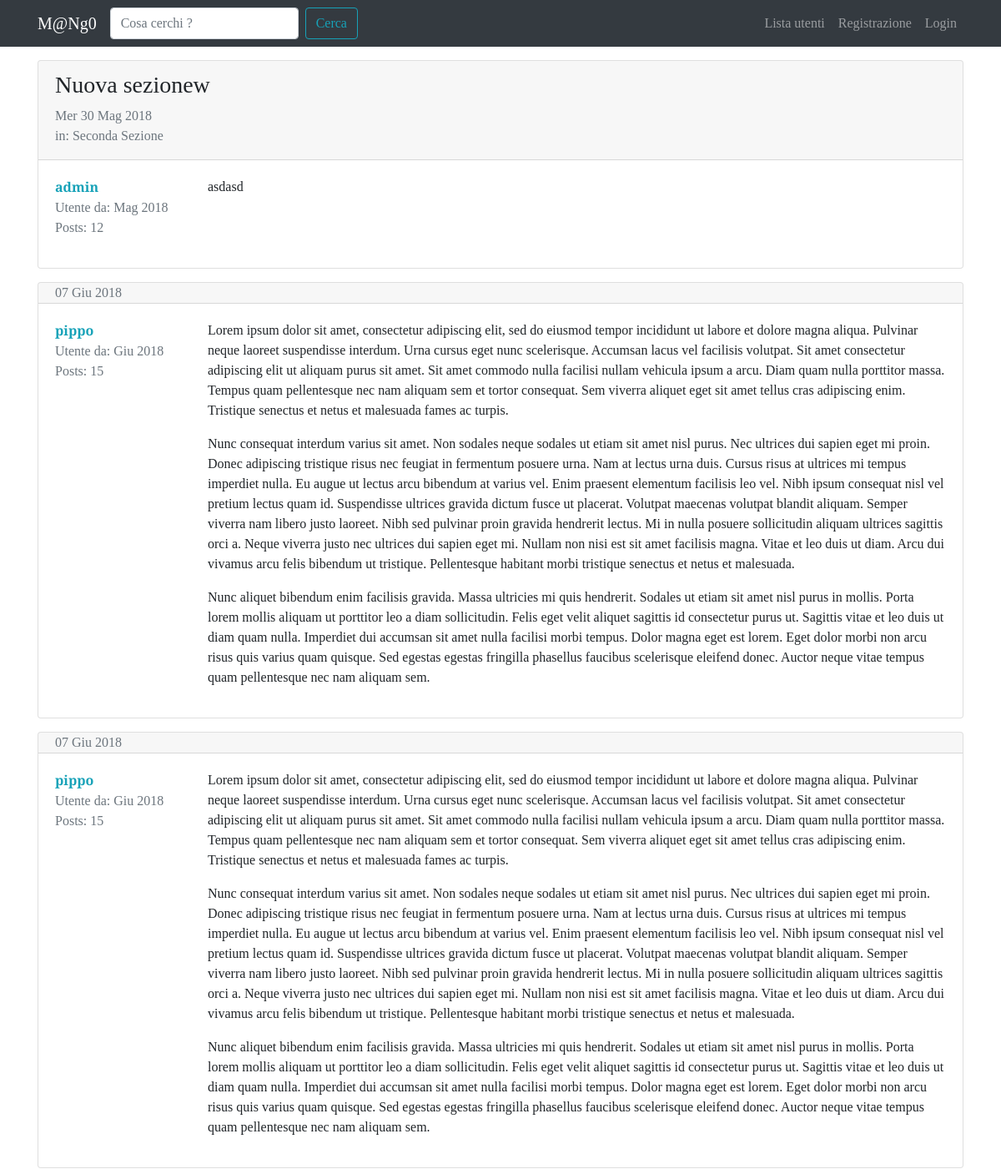
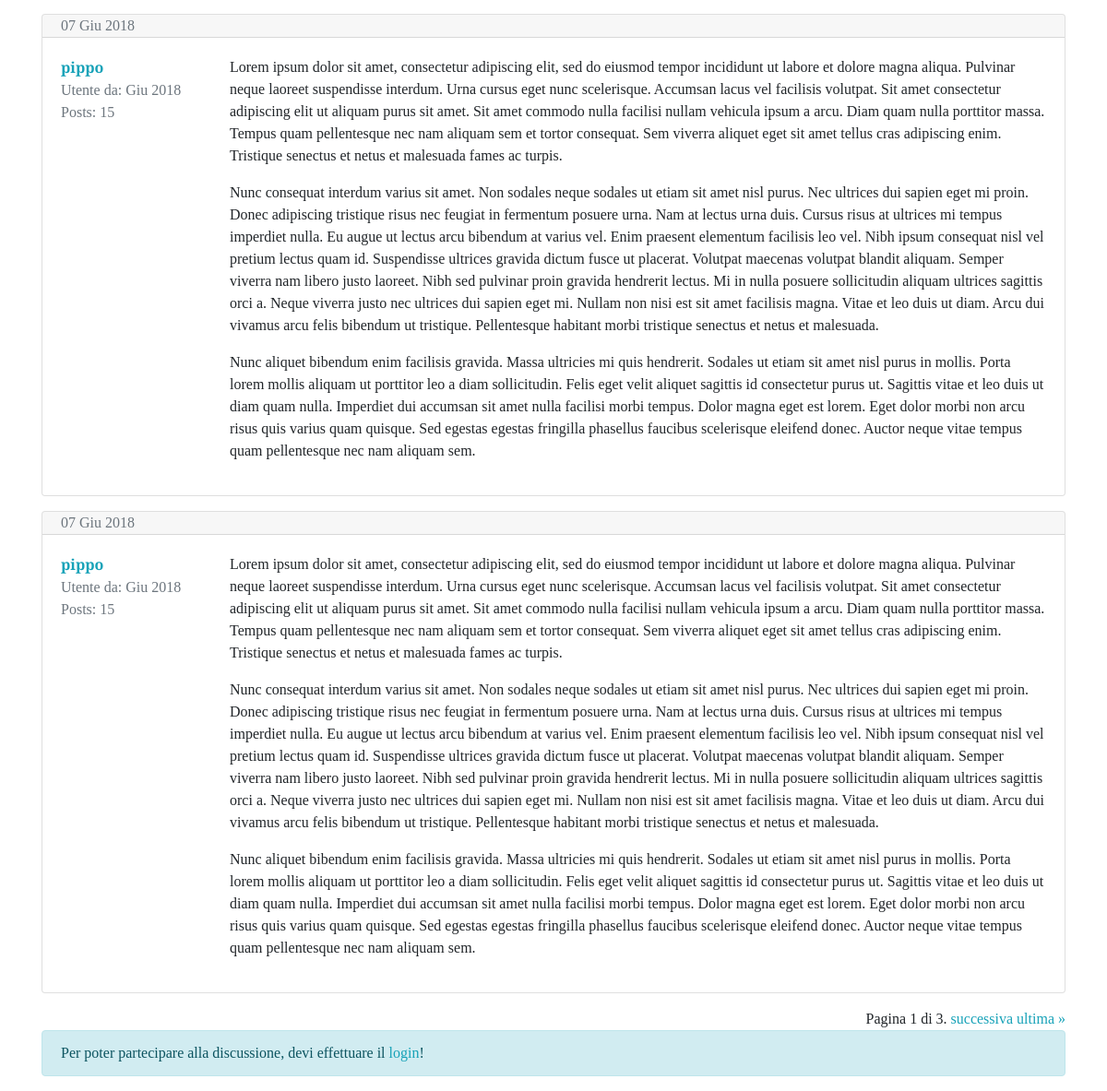
Page /forum/discussione/5/ on the committed database (2 pictures, top to bottom).
### forum/models.py (models this page shows, shortened)
class Discussione(models.Model):
    titolo = models.CharField(max_length=120)
    data_creazione = models.DateTimeField(auto_now_add=True)
    autore_discussione = models.ForeignKey(User, on_delete=models.CASCADE, related_name="discussioni")
    sezione_appartenenza = models.ForeignKey(Sezione, on_delete=models.CASCADE)
    """ indica il numero di pagine presenti nella discussione """
    class Meta:
        verbose_name = "Discussione"
        verbose_name_plural = "Discussioni"

class Post(models.Model):
    autore_post = models.ForeignKey(User, on_delete=models.CASCADE, related_name="posts")
    contenuto = models.TextField()
    data_creazione = models.DateTimeField(auto_now_add=True)
    discussione = models.ForeignKey(Discussione, on_delete=models.CASCADE)
    class Meta:
        verbose_name = "Post"
        verbose_name_plural = "Posts"

class Sezione(models.Model):
    nome_sezione = models.CharField(max_length=80)
    descrizione = models.CharField(max_length=150, blank=True, null=True)
    logo_sezione = models.ImageField(blank=True, null=True)
    def __str__(self):
        return self.nome_sezione
    class Meta:
        verbose_name = "Sezione"
        verbose_name_plural = "Sezioni"

### forum/views.py (the view)
# urls.py: path('discussione/<int:pk>/', views.visualizzaDiscussione, name='visualizza_discussione'),
def visualizzaDiscussione(request, pk):
    discussione = get_object_or_404(Discussione, pk=pk)
    posts_discussione = Post.objects.filter(discussione = discussione)
    paginator = Paginator(posts_discussione, 5)
    page = request.GET.get("pagina")
    posts = paginator.get_page(page)
    form_risposta = PostModelForm()
    context = {"discussione":discussione,
               "posts_discussione":posts,
               "form_risposta":form_risposta}
    return render(request, 'forum/singola_discussione.html', context)

### forum/forms.py
class PostModelForm(forms.ModelForm):
    class Meta:
        model = Post
        fields = ["contenuto"]
        widgets = {
            "contenuto": forms.Textarea(attrs={"rows":5})
        }
        labels = {
            "contenuto": "Messaggio"
        }

### forum/templates/forum/singola_discussione.html (shortened to what this page needs)
{% extends 'base.html' %}
{% block content %}
  {% for post in posts_discussione %}
      <div class="card my-3">
        {% if forloop.first and not "pagina" in request.get_full_path %}
            <div class="card-header pb-0">
                <h3>{{ discussione.titolo }}</h3>
                <p class="text-muted">{{ discussione.data_creazione|date:"D d M Y" }}<br>
                in: {{ discussione.sezione_appartenenza }}</p>
            </div>
        {% else %}
            <div class="card-header py-0">
                <p class="text-muted mb-0">
                  {{ post.data_creazione|date:"d M Y" }}
                </p>
            </div>
        {% endif %}
          <div class="card-body">
            <div class="row">
              <div class="col-xl-2 col-4">
                <p class="mb-0"><a href="{% url 'user_profile' username=post.autore_post.username %}"><strong>{{ post.autore_post }}</strong></a></p>
                <p class="text-muted mb-0">Utente da: {{ post.autore_post.date_joined|date:"M Y" }}</p>
                <p class="text-muted">Posts: {{ post.autore_post.posts.count }}</p>
              </div>
              <div class="col-xl-10 col-8">
                <p class="my-0">{{ post.contenuto|linebreaks }}</p>
              </div>
            </div>
         </div>
      </div>
  {% endfor %}
  <div class="text-right">
      <span class="step-links">
          <span class="current">
              Pagina {{ posts_discussione.number }} di {{ posts_discussione.paginator.num_pages }}.
          </span>
          {% if posts_discussione.has_next %}
              <a href="?pagina={{ posts_discussione.next_page_number }}">successiva</a>
              <a href="?pagina={{ posts_discussione.paginator.num_pages }}">ultima &raquo;</a>
          {% endif %}
      </span>
  </div>
  {% if request.user.is_authenticated %}
      {% include 'forum/form_risposta.html' %}
  {% else %}
      <div class="alert alert-info" role="alert">
        Per poter partecipare alla discussione, devi effettuare il <a href="{% url 'login' %}?next={{ request.get_full_path }}">login</a>!
      </div>
  {% endif %}
{% endblock content %}

### static-storage/css/mango.css (style rules this page uses)
body { font-family: 'Slabo 27px', serif; }
a, a:hover { color: #17a2b8; }

### rows in the picture
Post: autore_post "admin", autore_post.date_joined "Mag 2018", autore_post.posts.count "12", contenuto "asdasd"
Discussione: titolo "Nuova sezionew", data_creazione "Mer 30 Mag 2018", sezione_appartenenza "Seconda Sezione"
Post: data_creazione "07 Giu 2018", autore_post "pippo", autore_post.date_joined "Giu 2018", autore_post.posts.count "15", contenuto "Lorem ipsum dolor sit amet, consectetur adipiscing elit, sed do eiusmod tempor incididunt ut labore et dolore magna aliqua. Pulvinar neque laoreet suspendisse interdum. Urna cursus eget nunc scelerisque. Accumsan lacus vel facilisis volutpat. Sit amet consectetur adipiscing elit ut aliquam purus sit amet. Sit amet commodo nulla facilisi nullam vehicula ipsum a arcu. Diam quam nulla porttitor massa. Tempus quam pellentesque nec nam aliquam sem et tortor consequat. Sem viverra aliquet eget sit amet tellus cras adipiscing enim. Tristique senectus et netus et malesuada fames ac turpis. Nunc consequat interdum varius sit amet. Non sodales neque sodales ut etiam sit amet nisl purus. Nec ultrices…"
Post: data_creazione "07 Giu 2018", autore_post "pippo", autore_post.date_joined "Giu 2018", autore_post.posts.count "15", contenuto "Lorem ipsum dolor sit amet, consectetur adipiscing elit, sed do eiusmod tempor incididunt ut labore et dolore magna aliqua. Pulvinar neque laoreet suspendisse interdum. Urna cursus eget nunc scelerisque. Accumsan lacus vel facilisis volutpat. Sit amet consectetur adipiscing elit ut aliquam purus sit amet. Sit amet commodo nulla facilisi nullam vehicula ipsum a arcu. Diam quam nulla porttitor massa. Tempus quam pellentesque nec nam aliquam sem et tortor consequat. Sem viverra aliquet eget sit amet tellus cras adipiscing enim. Tristique senectus et netus et malesuada fames ac turpis. Nunc consequat interdum varius sit amet. Non sodales neque sodales ut etiam sit amet nisl purus. Nec ultrices…"
Post: data_creazione "07 Giu 2018", autore_post "pippo", autore_post.date_joined "Giu 2018", autore_post.posts.count "15", contenuto "Lorem ipsum dolor sit amet, consectetur adipiscing elit, sed do eiusmod tempor incididunt ut labore et dolore magna aliqua. Pulvinar neque laoreet suspendisse interdum. Urna cursus eget nunc scelerisque. Accumsan lacus vel facilisis volutpat. Sit amet consectetur adipiscing elit ut aliquam purus sit amet. Sit amet commodo nulla facilisi nullam vehicula ipsum a arcu. Diam quam nulla porttitor massa. Tempus quam pellentesque nec nam aliquam sem et tortor consequat. Sem viverra aliquet eget sit amet tellus cras adipiscing enim. Tristique senectus et netus et malesuada fames ac turpis. Nunc consequat interdum varius sit amet. Non sodales neque sodales ut etiam sit amet nisl purus. Nec ultrices…"
Post: data_creazione "07 Giu 2018", autore_post "pippo", autore_post.date_joined "Giu 2018", autore_post.posts.count "15", contenuto "Lorem ipsum dolor sit amet, consectetur adipiscing elit, sed do eiusmod tempor incididunt ut labore et dolore magna aliqua. Pulvinar neque laoreet suspendisse interdum. Urna cursus eget nunc scelerisque. Accumsan lacus vel facilisis volutpat. Sit amet consectetur adipiscing elit ut aliquam purus sit amet. Sit amet commodo nulla facilisi nullam vehicula ipsum a arcu. Diam quam nulla porttitor massa. Tempus quam pellentesque nec nam aliquam sem et tortor consequat. Sem viverra aliquet eget sit amet tellus cras adipiscing enim. Tristique senectus et netus et malesuada fames ac turpis. Nunc consequat interdum varius sit amet. Non sodales neque sodales ut etiam sit amet nisl purus. Nec ultrices…"

### other values in the picture
{{ posts_discussione.number }} "1"
{{ posts_discussione.paginator.num_pages }} "3"
